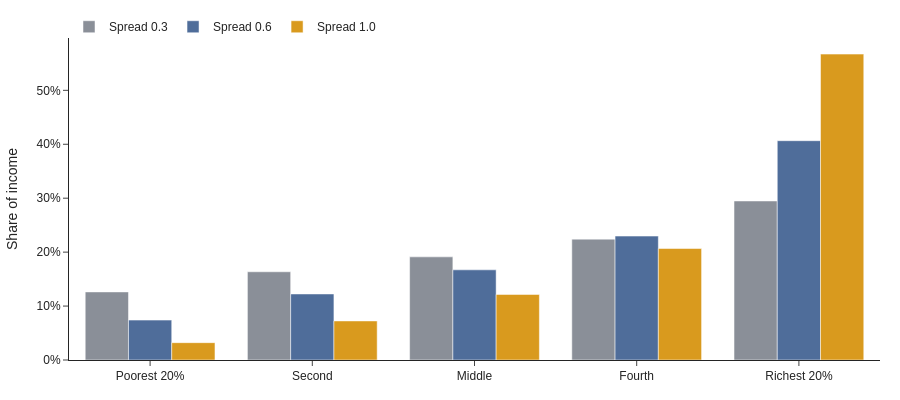

Notebook source saved alongside this figure:
### Markdown cell above
## Who gets what

In the most stretched toy economy, the richest fifth takes over half of all income. Two economies can share a Gini and still split income differently, so it pays to look at the pieces too.

### Code cell
def quintile_shares(incomes):
    x = np.sort(incomes)
    return [chunk.sum() / x.sum() for chunk in np.array_split(x, 5)]

labels = ["Poorest 20%", "Second", "Middle", "Fourth", "Richest 20%"]
fig3 = go.Figure()
for s, color in [(0.3, GREY), (0.6, SLATE), (1.0, GOLD)]:
    fig3.add_trace(go.Bar(x=labels, y=quintile_shares(toy_economy(s)), name=f"Spread {s}",
                          marker_color=color, hovertemplate="%{x}: %{y:.1%} of income<extra></extra>"))
fig3.update_layout(barmode="group", yaxis=dict(title="Share of income", tickformat=".0%"),
                   template="simple_white", height=400, margin=dict(l=60, r=20, t=20, b=40),
                   legend=dict(orientation="h", y=1.08), font=dict(family="IBM Plex Sans, sans-serif"))
fig3.show()

### Figure 1 — Plotly figure (JSON) as saved in the notebook; plotly's stock layout.template omitted (floating-point values rounded to 4 significant figures)
{"data": [{"hovertemplate": "%{x}: %{y:.1%} of income<extra></extra>", "marker": {"color": "#8A8F98"}, "name": "Spread 0.3", "type": "bar", "x": ["Poorest 20%", "Second", "Middle", "Fourth", "Richest 20%"], "y": [0.1262, 0.1636, 0.1912, 0.2241, 0.2948]}, {"hovertemplate": "%{x}: %{y:.1%} of income<extra></extra>", "marker": {"color": "#4F6D9A"}, "name": "Spread 0.6", "type": "bar", "x": ["Poorest 20%", "Second", "Middle", "Fourth", "Richest 20%"], "y": [0.07398, 0.1224, 0.1672, 0.2297, 0.4066]}, {"hovertemplate": "%{x}: %{y:.1%} of income<extra></extra>", "marker": {"color": "#D99A1E"}, "name": "Spread 1.0", "type": "bar", "x": ["Poorest 20%", "Second", "Middle", "Fourth", "Richest 20%"], "y": [0.03214, 0.07244, 0.1215, 0.2067, 0.5672]}], "layout": {"barmode": "group", "font": {"family": "IBM Plex Sans, sans-serif"}, "height": 400, "legend": {"orientation": "h", "y": 1.08}, "margin": {"b": 40, "l": 60, "r": 20, "t": 20}, "yaxis": {"tickformat": ".0%", "title": {"text": "Share of income"}}}}
